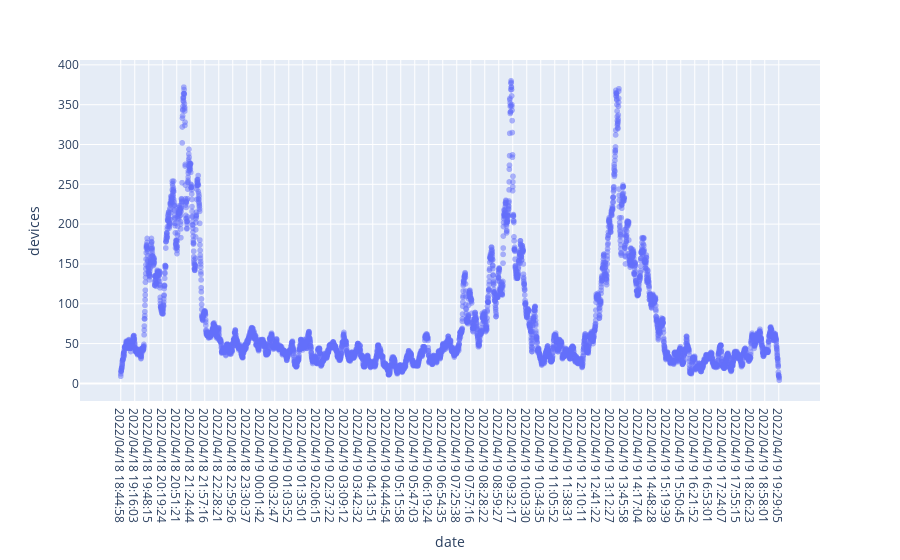

This figure's notebook cell:
### Code cell
fig2.show()

### Figure 1 — Plotly figure (JSON) as saved in the notebook; plotly's stock layout.template omitted (floating-point values rounded to 4 significant figures; data arrays with more than 128 entries replaced by an {"elided": "..."} marker saying what was removed)
{"data": [{"hovertemplate": "date=%{x}<br>devices=%{y}<extra></extra>", "legendgroup": "", "marker": {"color": "#636efa", "opacity": 0.5, "symbol": "circle"}, "mode": "markers", "name": "", "showlegend": false, "type": "scattergl", "x": {"elided": "5410 str values"}, "xaxis": "x", "y": {"elided": "5410 int values"}, "yaxis": "y"}], "layout": {"legend": {"tracegroupgap": 0}, "margin": {"t": 60}, "xaxis": {"anchor": "y", "domain": [0, 1], "title": {"text": "date"}}, "yaxis": {"anchor": "x", "domain": [0, 1], "title": {"text": "devices"}}}}
